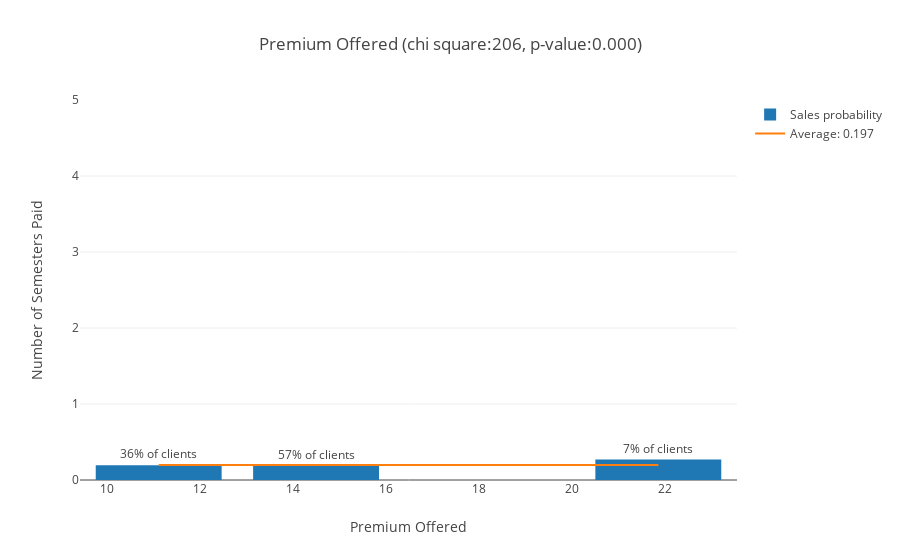

The cell this chart's notebook holds for it:
### Markdown cell above
### Premium Offered ###

Premium offered to the client

### Code cell
chi, pval, fig = analyze_feature('Premium Offered', db1, categorical=False)
scores['Premium Offered'] = (chi, pval)
iplot(fig)

### Figure 1 — Plotly figure (JSON) as saved in the notebook; plotly's stock layout.template omitted (floating-point values rounded to 4 significant figures)
{"data": [{"error_y": {"array": [0.886, 0.8342, 0.8694], "type": "data", "visible": false}, "name": "Sales probability", "text": ["36% of clients", "57% of clients", "7% of clients"], "type": "bar", "x": [11.12, 14.5, 21.85], "y": [0.1931, 0.1908, 0.2683]}, {"mode": "lines", "name": "Average: 0.197", "type": "scatter", "x": [11.12, 21.85], "y": [0.1974, 0.1974]}], "layout": {"barmode": "group", "title": "Premium Offered (chi square:206, p-value:0.000)", "xaxis": {"title": "Premium Offered"}, "yaxis": {"range": [0, 5], "title": "Number of Semesters Paid"}}}
